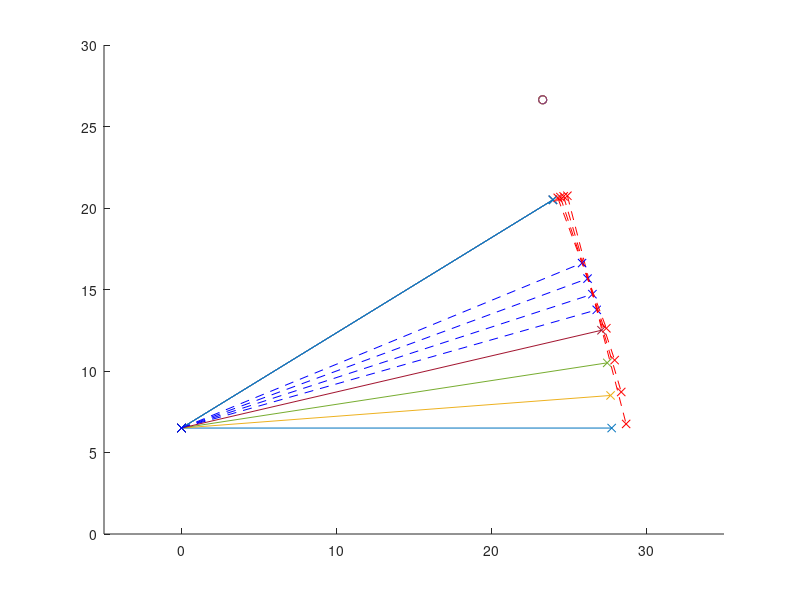
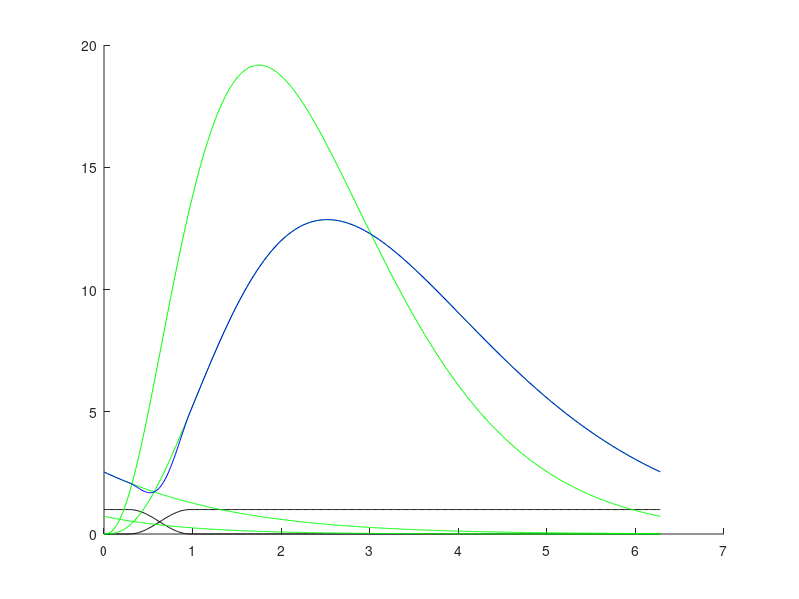
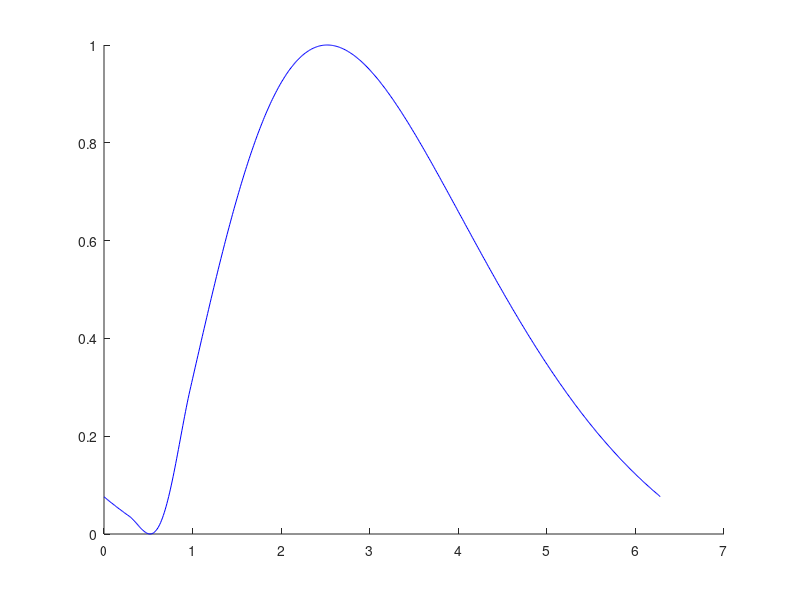
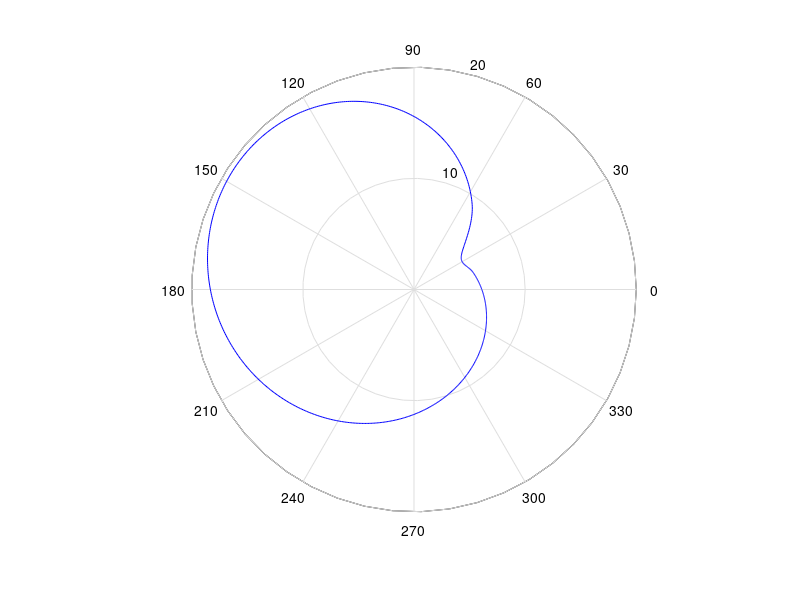

MATLAB code to generate these figures, in order:
% The OxyGEN proyect by Profoty.xyz
% Together against the Covid-19
% V4.0 rev.17/03/2020
% 
% Website/blog: oxygen.protofy.xyz
% Contact: oxygen@protofy.xyz


%GEOMETRICAL PARAMETERS

%Length from the bearing to the hinge
l0 = 27.3;

%Length of the vertical wall that supports the hinge
h0 = 6.5;

%Lenght of the vertical support of the bearing
hb = 5.0;

%Bearing radius
br = 1.1;

%Array of different max and min positions of the bearing
h1a = [6.5, 8.5, 10.5, 12.5];
h2a = [20.5, 20.5, 20.5, 20.5];

%Number of cycles per cam turn (1 to 3).
nc = 1;

%Minimum radius of the camshaft
rmin = 5;


%BREATHING CYCLE PARAMETERS

%Duration of the inhale cycle / duration of the whole cycle
lambda1 = 0.500;
lambda2 = 0.100;

%Soft transition between inhale and exhale cycles
dpsi21 = 0.11;
dpsi12 = 0.15;

%Adjust parameters of the inhale curve
ga1 = 3.8;
gb1 = .9;
ff1 = 50;

%Adjust parametes of the exhale curve
ga2 = 3.5;
gb2 = .70;
ff2 = 55;


%GENERATION OF THE CURVES AND THE CAMSHAFT

%Generation of the geometry

l = sqrt(l0^2+hb^2);


for i = 1:numel(h1a);
    
    ymin(i) = h1a(i);
    ymax(i) = h2a(i);
    
    alphamin(i) = acos((h0 - h1a(i)) / l);
    alphamax(i) = acos((h0 - h2a(i)) / l);
    
    xmin(i) = l*sin(alphamin(i));    
    xmax(i) = l*sin(alphamax(i));
    
    d(i) = sqrt((xmin(i)-xmax(i))^2 + (ymin(i)-ymax(i))^2);
    
    alphatan(i) = (alphamin(i) + alphamax(i)) / 2;
    
    xtan(i) = l*sin(alphatan(i));    
    ytan(i) = h0 - l*cos(alphatan(i));
    
    xsup(i) = xtan(i) + (d(i)/2)*cos(alphatan(i));
    xinf(i) = xtan(i) - (d(i)/2)*cos(alphatan(i));
    
    ysup(i) = ytan(i) + (d(i)/2)*sin(alphatan(i));
    yinf(i) = ytan(i) - (d(i)/2)*sin(alphatan(i));
    
    xcam(i) = xtan(i) + (d(i)/2 + rmin + br)*cos(alphatan(i));
    ycam(i) = ytan(i) + (d(i)/2 + rmin + br)*sin(alphatan(i));
    
end;


%Time increment
dt = 0.01;

%time coordinate during the whole cycle
theta = 0:dt:2*pi;

%Generation of the soft transition between inhale and exhale curves
psi1 = [];
psi2 = [];

for i = 1:numel(theta);
    
    if theta(i) < (lambda2-dpsi21/2)*2*pi;
        psi1(i) = 0;
        
    elseif theta(i) < (lambda2+dpsi21/2)*2*pi;
        psi1(i) = 0.5 + 0.5*cos((theta(i)-(lambda2+dpsi21/2)*2*pi)/(2*dpsi21));
        
    else theta(i) < (lambda1-dpsi12/2)*2*pi;
        psi1(i) = 1;
        
    end;
    
    psi2(i) = 1 - psi1(i);
    
end;    


%Generation of the complete breathing cycle rho(theta)

rho = [];
rho1 = [];
rho2 = [];
rho2next = [];

rhomin = 1000;
rhomax = 0;

for i = 1:numel(theta);
    
    %Inhale curve
    rho1(i) = ff1*gampdf(theta(i), ga1, gb1);
    rho1next(i) = ff1*gampdf(theta(i)+2*pi, ga1, gb1);
    
    %Exhale curve
    rho2(i) = ff2*gampdf(theta(i), ga2, gb2);
    rho2next(i) = ff2*gampdf(theta(i)+2*pi, ga2, gb2);
    
   
    rho(i) = psi1(i)*rho1(i) + psi2(i)*rho1next(i);
 
    
    %Capturing min and max in order to generate the normalized curve
    if rho(i) > rhomax
        rhomax = rho(i);
    end;
    
    if rho(i) < rhomin
        rhomin = rho(i);
    end;

end;


%Generation of a normalised curve and camshaft

rhonorm = [];
rhocam = [];

for i = 1:numel(theta);
    
    rhonorm(i) = (rho(i)-rhomin)/(rhomax-rhomin);
        
    for n = 1:numel(d)
        
        rhocam(n,i) = rmin + rhonorm(i)*d(n);
        
    end;
    
end;


%Generation of the first derivate of the camshaft geometry to analize and
%validate the design

drho = [];
drhonorm = [];
drhocam = [];

a = rmin;
b = 1/dt;

for i = 1 : numel(rho)-1;
    
    drho(i) = b*(rho(i+1)-rho(i));
    drhonorm(i) = b*(rhonorm(i+1)-rhonorm(i));
    drhocam(i) = b*(rhocam(i+1)-rhocam(i)) + a;
    
end;

drho(numel(rho)) = b*(rho(1)-rho(numel(rho)));
drhonorm(numel(rhonorm)) = b*(rhonorm(1)-rhonorm(numel(rhonorm)));
drhocam(numel(rhocam)) = b*(rhocam(1)-rhocam(numel(rhocam))) + a;


%X and Y coordinates during two cycles (for 2-cycle camshaft plot)

theta2 = [theta/2, (2*pi+theta)/2];

rhocam2 = [rhocam, rhocam];
drhocam2 = [drho, drho];


%X and Y coordinates during three cycles (for 3-cycle camshaft plot)

theta3 = [theta/3, (2*pi+theta)/3, (4*pi+theta)/3];

rhocam3 = [rhocam, rhocam, rhocam];
drhocam3 = [drho, drho, drho];



%GENERATION OF THE PLOTS

%Trying to print it out in real size (FAIL)
%set(gcf,'PaperUnits','centimeters'); 
%set(gcf,'PaperSize',[42 29.7]);


fpos = figure('Name', 'Dimensions', 'Units', 'centimeters', 'NumberTitle', 'off');
set(gcf,'PaperUnits','centimeters', 'PaperSize', [42/2 27.9/2]);
set(gcf, 'units', 'centimeters', 'position', [0, 0, 28, 20]);
fpos = gcf;
hold on

xlim([-5 35]);
ylim([0 30]);

for i = 1:numel(xmin)
    
    plot([0, xmin(i)], [h0, ymin(i)], '-x')    
    plot([0, xmax(i)], [h0, ymax(i)], '-x')
    
    plot([0, xtan(i)], [h0, ytan(i)], '--xb')
    
    plot([xsup(i), xinf(i)], [ysup(i), yinf(i)], '--xr')
    scatter(xcam(1), ycam(1))

end;

hold off




%Plot of the breathing cycle interpolation by curves

fcycle = figure('Name', 'Breath Cycle curves', 'Units', 'centimeters', 'NumberTitle', 'off');

hold on
plot(theta, psi1, '-k')
plot(theta, psi2, '-k')
plot(theta, rho1, '-g')
plot(theta, rho1next, '-g')
plot(theta, rho2, '-g')
plot(theta, rho2next, '-g')
%plot(theta, drho, '-r')
plot(theta, rho, '-b')
hold off

set(gcf,'PaperUnits','centimeters', 'PaperSize', [42/2 27.9/2]);
set(gcf, 'units', 'centimeters', 'position', [0, 0, 27.9, 27.9]);
fcam3 = gcf;


%Plot of the normalized breathing cycle and first derivate


fnorm = figure('Name', 'Normalized Breath Cycle', 'Units', 'centimeters', 'NumberTitle', 'off');

hold on
%plot(theta, drhonorm, '-r')
plot(theta, rhonorm, '-b')
hold off

set(gcf,'PaperUnits','centimeters', 'PaperSize', [42/2 27.9/2]);
set(gcf, 'units', 'centimeters', 'position', [0, 0, 27.9, 27.9]);
fcam3 = gcf;


%Plot of a 1-cycle camshaft

for n = 1:numel(d)

    fcam1 = figure('Name', '1-Cycle Camshaft', 'Units', 'centimeters', 'NumberTitle', 'off');
    %hold on
   
    %polarplot(theta, drhocam, '-r')
    polar(theta, rhocam(n,:), '-b')

    
    %rlim([0 25]);
    hold off

    set(gcf,'PaperUnits','centimeters', 'PaperSize', [42 27.9]);
    set(gcf, 'units', 'centimeters', 'position', [0, 0, 27.9, 27.9]);
    fcam3 = gcf;
    
end


% %Plot of a 2-cycle camshaft
% 
% fcam2 = figure('Name', '2-Cycle', 'Units', 'centimeters', 'NumberTitle', 'off');
% 
% %hold on;
% %polar(theta, drhocam2, '-r')
% polar(theta2, rhocam2, '-b')
% %hold off;
% 
% set(gcf,'PaperUnits','centimeters', 'PaperSize', [42 27.9]);
% set(gcf, 'units', 'centimeters', 'position', [0, 0, 27.9, 27.9]);
% fcam3 = gcf;
% 
% 
% %Plot of a 3-cycle camshaft
% 
% fcam3 = figure('Name', '3-Cycle', 'Units', 'centimeters', 'NumberTitle', 'off');
% 
% %hold on;
% %polar(theta,drhocam3)
% polar(theta3, rhocam3)
% %hold off;
% 
% set(gcf,'PaperUnits','centimeters', 'PaperSize', [42 27.9]);
% set(gcf, 'units', 'centimeters', 'position', [0, 0, 27.9, 27.9]);
% fcam3 = gcf;

% The OxyGEN proyect by Profoty.xyz
% Together against the Covid-19
% V4.0 rev.17/03/2020
% 
% Website/blog: oxygen.protofy.xyz
% Contact: oxygen@protofy.xyz